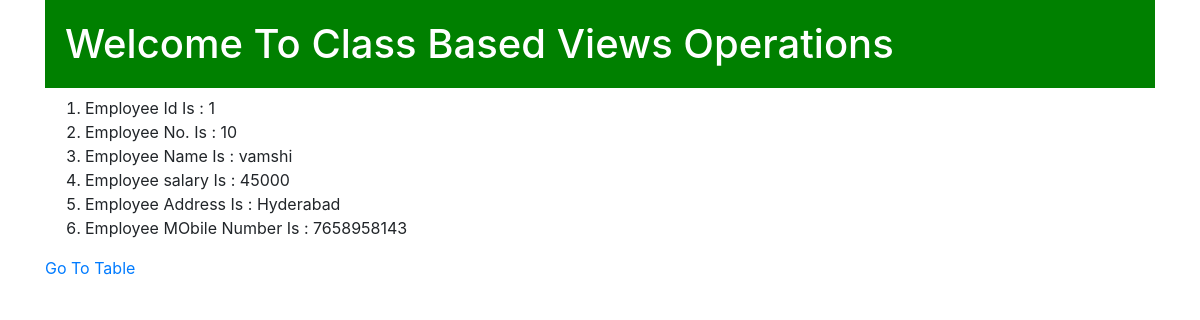
/employees/1/detail/, run on the app's committed database.
### Provider_App/models.py (models this page shows, shortened)
class Employee(models.Model):
    eno = models.IntegerField()
    ename  = models.CharField(max_length=50)
    salary = models.IntegerField()
    address = models.CharField(max_length=50)
    mobile = models.BigIntegerField(unique=True)

### Provider_App/views.py (the view)
# urls.py: path('<int:pk>/detail/',views.EmployeeDetailView.as_view(),name='employee_detail'),
class EmployeeDetailView(DetailView):
    model = Employee
    template_name = 'employee/employee_detail.html'
    context_object_name = 'employee'

### templates/employee/employee_detail.html (shortened to what this page needs)
{% extends 'employee/base.html' %}
{% block body %}
    {% if employee %}
        <ol>
            <li>Employee Id Is : {{ employee.id }}</li>
            <li>Employee No. Is : {{ employee.eno }}</li>
            <li>Employee Name Is : {{ employee.ename}}</li>
            <li>Employee salary Is : {{ employee.salary}}</li>
            <li>Employee Address Is : {{ employee.address}}</li>
            <li>Employee MObile Number Is : {{ employee.mobile}}</li>
        </ol>
    {% else %}
    <h1>Requested Employee Not Available </h1>
    {% endif %}
        <a href="{% url 'employees' %}">Go To Table</a>
{% endblock %}

### data on the page
Employee: id "1", eno "10", ename "vamshi", salary "45000", address "Hyderabad", mobile "7658958143"
